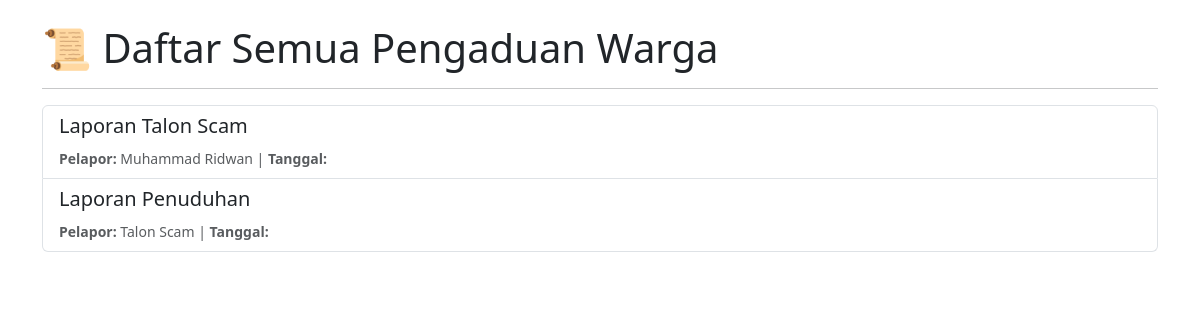
Before: /pengaduan/ with the older database file.
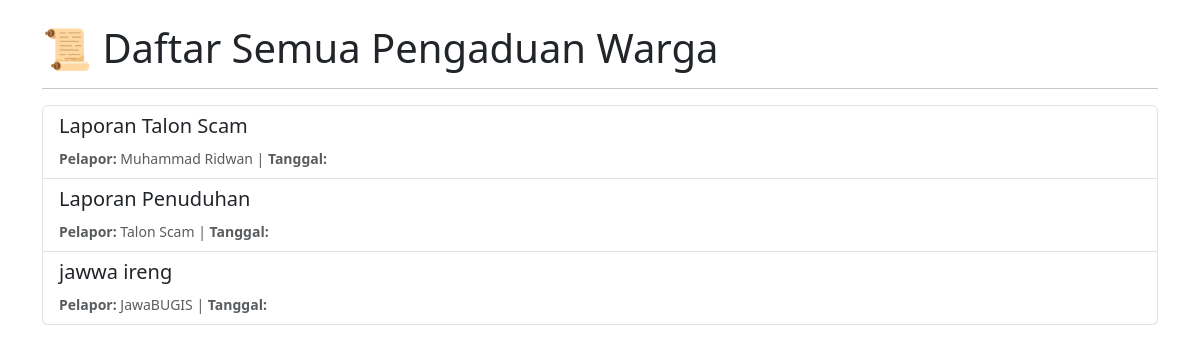
After: the same page with the newer database file.
### warga/models.py (models this page shows, shortened)
class Pengaduan(models.Model):
    STATUS_CHOICES = [
        ('BARU', 'Baru'),
        ('DIPROSES', 'Diproses'),
        ('SELESAI', 'Selesai'),
    ]
    pelapor = models.ForeignKey(Warga, on_delete=models.CASCADE, related_name='pengaduan')
    judul = models.CharField(
        max_length=200,
        verbose_name="Judul Pengaduan"
    )
    isi = models.TextField(
        verbose_name="Isi Pengaduan"
    )
    status = models.CharField(max_length=10, choices=STATUS_CHOICES, default='BARU')
    tanggal_pengaduan = models.DateTimeField(
        auto_now_add=True
    )

class Warga(models.Model):
    nik = models.CharField(max_length=16, unique=True, verbose_name="Nomor Induk Kependudukan")
    nama_lengkap = models.CharField(max_length=100, verbose_name="Nama Lengkap")
    alamat = models.TextField(verbose_name="Alamat Tinggal")
    no_telepon = models.CharField(max_length=15, blank=True, verbose_name="Nomor Telepon")
    tanggal_registrasi = models.DateTimeField(auto_now_add=True)

### warga/views.py (the view)
# urls.py: path('pengaduan/', PengaduanListView.as_view(), name='pengaduan_list'),
class PengaduanListView(ListView):
    model = Pengaduan

### warga/templates/warga/pengaduan_list.html (shortened to what this page needs)
<!DOCTYPE html>
<html lang="en">
<head>
    <link href="https://cdn.jsdelivr.net/npm/bootstrap@5.3.0/dist/css/bootstrap.min.css" rel="stylesheet">
</head>
<body>
    <div class="container mt-4">
        <h1>📜 Daftar Semua Pengaduan Warga</h1>
        <hr>
        {% if pengaduan_list %}
            <ul class="list-group">
                {% for pengaduan in pengaduan_list %}
                    <li class="list-group-item">
                        <h5>{{ pengaduan.judul }}</h5>
                        <small class="text-muted">
                            <strong>Pelapor:</strong> {{ pengaduan.pelapor.nama_lengkap }} |
                            <strong>Tanggal:</strong> {{ pengaduan.tanggal_lapor|date:"d M Y" }}
                        </small>
                    </li>
                {% endfor %}
            </ul>
        {% else %}
            <div class="alert alert-info" role="alert">
                Belum ada pengaduan yang dibuat oleh warga manapun.
            </div>
        {% endif %}
    </div>
</body>
</html>

Changed rows visible on the page:
added Pengaduan: judul "jawwa ireng", pelapor.nama_lengkap "JawaBUGIS"
